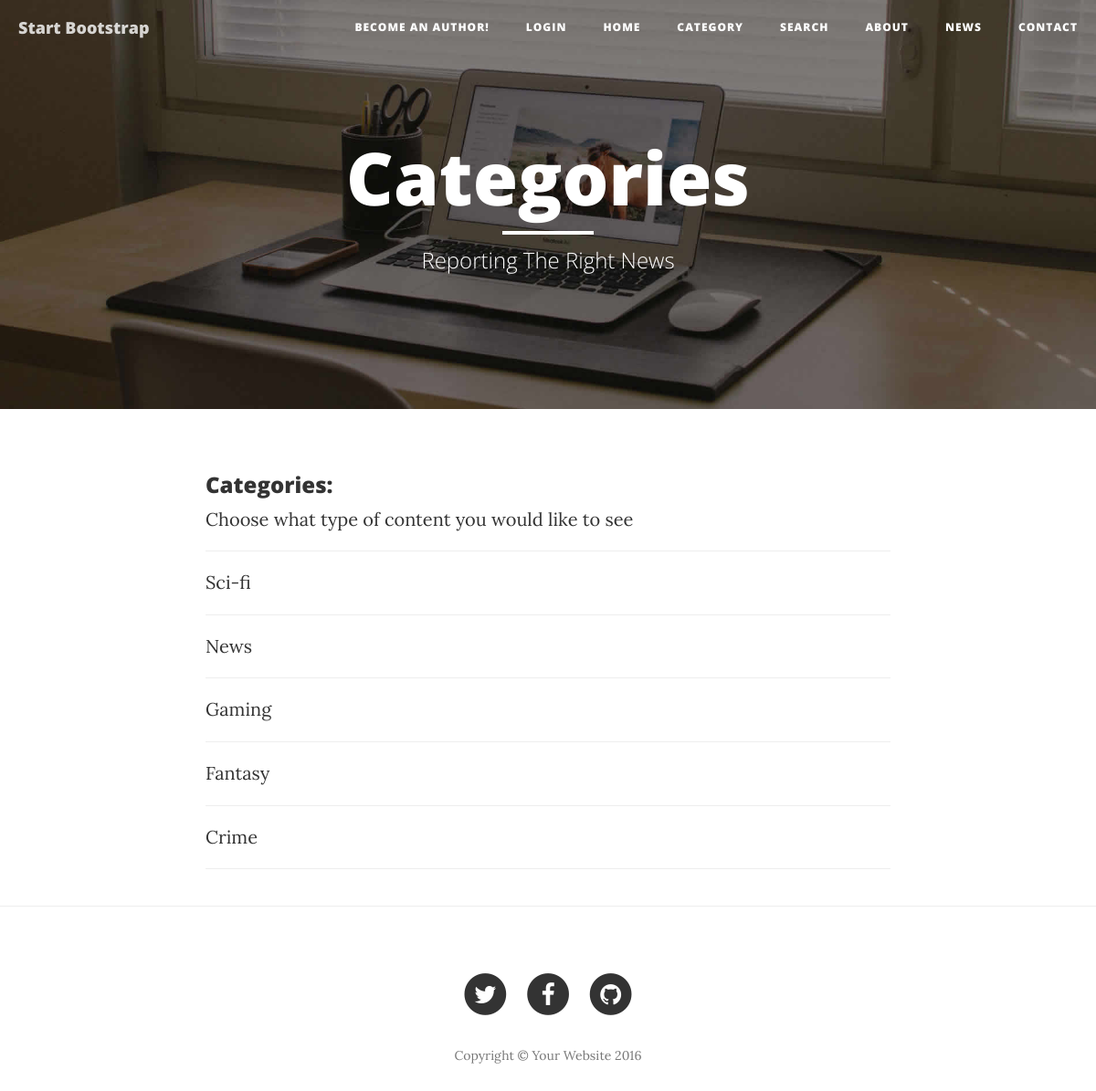
/news/category/, run on an earlier commit of the app's database.
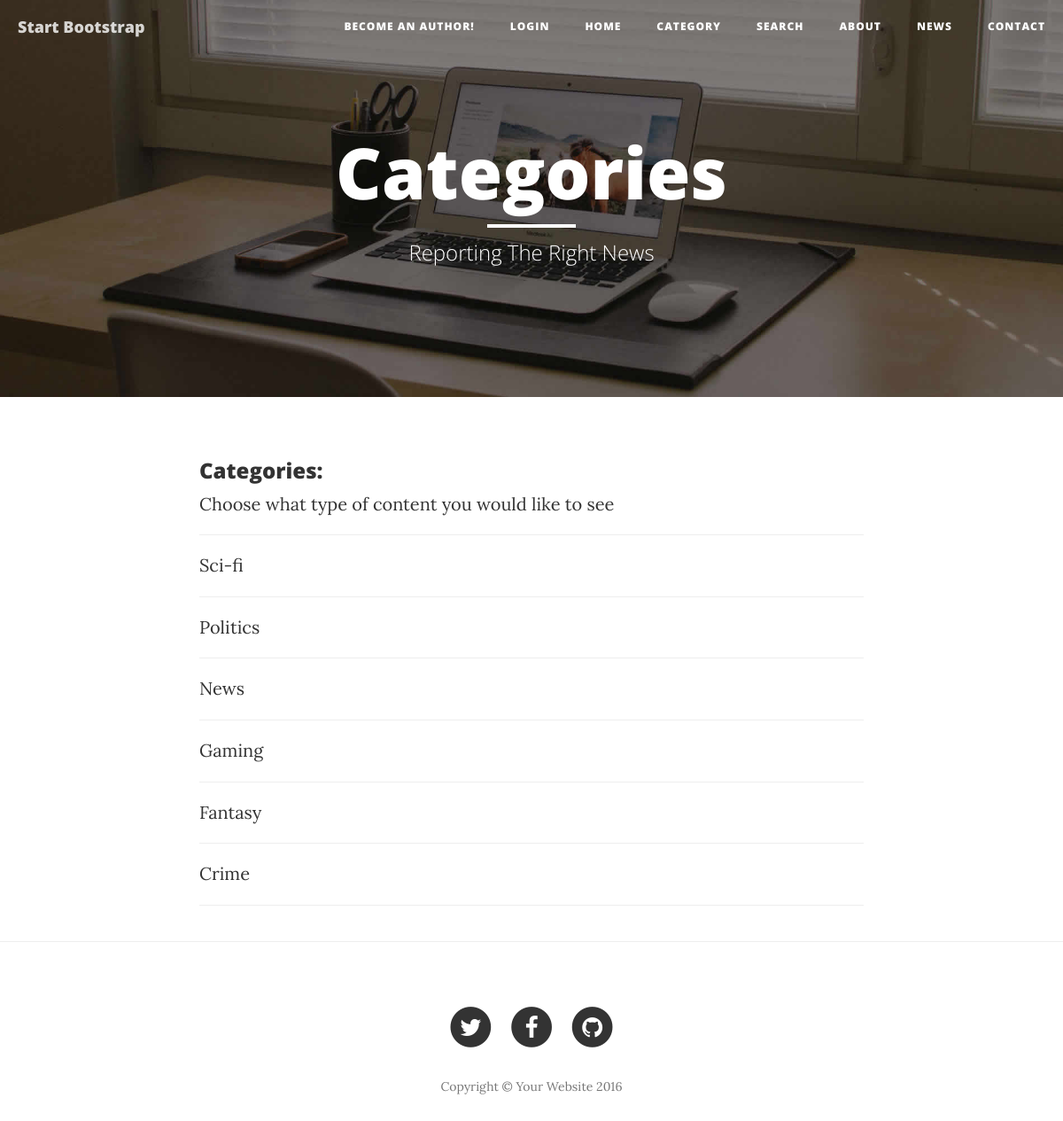
And on a later commit of the database.
### news/models.py (models this page shows, shortened)
class Category(models.Model):
    tag = models.CharField(max_length=64, unique = True)
    subscribers = models.ManyToManyField(User, through='UserCategory')

### news/views.py (the view)
# urls.py: path('category/', CategoryList.as_view(), name="category"),
class CategoryList(ListView):
    model = Category
    ordering = '-tag'
    queryset = Category.objects.all()
    template_name = 'categories.html'
    context_object_name = 'category_list'

### news/templatetags/custom_tags.py (called while the page is built)
@register.filter('in_group')
def in_group(user, group_name):
    return user.groups.filter(name=group_name).exists()

### templates/categories.html
{% extends 'flatpages/default.html' %}
{% load custom_filters %}
{% block title %}
Categories
{% endblock title %}
{% block undertitle %}
Reporting The Right News
{% endblock undertitle %}
{% block content %}
<div class="container">
    <div class="row">
        <div class="col-lg-8 col-lg-offset-2 col-md-10 col-md-offset-1">
            <h3>Categories: </h3>
            Choose what type of content you would like to see
            <hr>
            {% for category in category_list %}
                    <a href="http://127.0.0.1:8000/news/category/content?tag={{ category.tag }}">
                      {{ category.tag }}
                    </a>
                <hr>
            {% empty %}
                <h1>No news, yet! Hold on</h1>
                <hr>
            {% endfor %}
        </div>
    </div>
</div>
{% endblock content %}

What changed in the data, as far as the page shows it:
added Category: tag "Politics"
